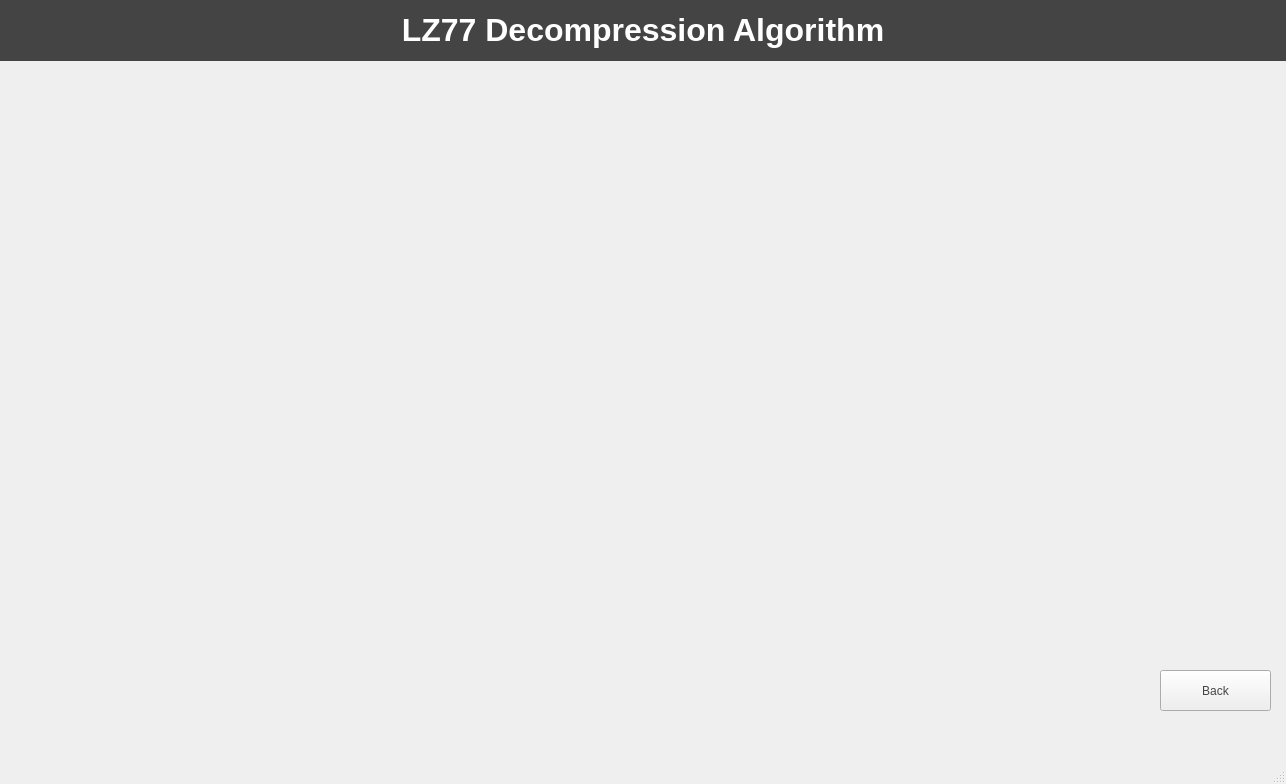
<?xml version="1.0" encoding="UTF-8"?>
<ui version="4.0">
 <class>MainWindow</class>
 <widget class="QMainWindow" name="MainWindow">
  <property name="geometry">
   <rect>
    <x>0</x>
    <y>0</y>
    <width>1286</width>
    <height>784</height>
   </rect>
  </property>
  <property name="windowTitle">
   <string>MainWindow</string>
  </property>
  <widget class="QWidget" name="centralwidget">
   <widget class="QLabel" name="label">
    <property name="geometry">
     <rect>
      <x>0</x>
      <y>0</y>
      <width>1286</width>
      <height>61</height>
     </rect>
    </property>
    <property name="font">
     <font>
      <pointsize>24</pointsize>
      <bold>true</bold>
     </font>
    </property>
    <property name="toolTip">
     <string>&lt;html&gt;&lt;head/&gt;&lt;body&gt;&lt;p&gt;&lt;br/&gt;&lt;/p&gt;&lt;/body&gt;&lt;/html&gt;</string>
    </property>
    <property name="whatsThis">
     <string>&lt;html&gt;&lt;head/&gt;&lt;body&gt;&lt;p&gt;&lt;br/&gt;&lt;/p&gt;&lt;/body&gt;&lt;/html&gt;</string>
    </property>
    <property name="styleSheet">
     <string notr="true">background-color: rgb(68, 68, 68);</string>
    </property>
    <property name="text">
     <string>&lt;html&gt;&lt;head/&gt;&lt;body&gt;&lt;p&gt;&lt;span style=&quot; color:#ffffff;&quot;&gt;LZ77 Decompression Algorithm&lt;/span&gt;&lt;/p&gt;&lt;/body&gt;&lt;/html&gt;</string>
    </property>
    <property name="alignment">
     <set>Qt::AlignCenter</set>
    </property>
   </widget>
   <widget class="QPushButton" name="pushButtonB77C">
    <property name="geometry">
     <rect>
      <x>1160</x>
      <y>670</y>
      <width>111</width>
      <height>41</height>
     </rect>
    </property>
    <property name="styleSheet">
     <string notr="true">color: rgb(68, 68, 68);</string>
    </property>
    <property name="text">
     <string>Back</string>
    </property>
   </widget>
  </widget>
  <widget class="QMenuBar" name="menubar">
   <property name="geometry">
    <rect>
     <x>0</x>
     <y>0</y>
     <width>1286</width>
     <height>22</height>
    </rect>
   </property>
  </widget>
  <widget class="QStatusBar" name="statusbar"/>
 </widget>
 <resources/>
 <connections/>
</ui>
